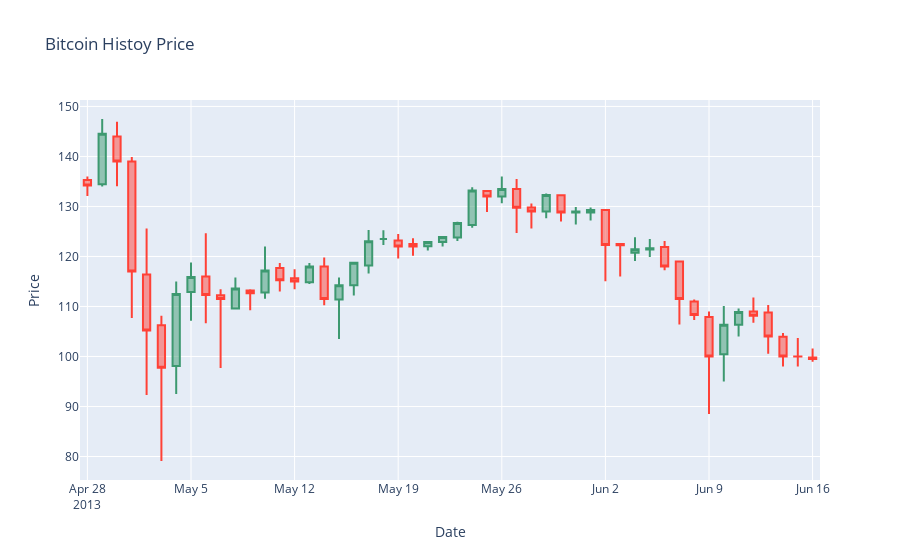

Source (notebook cell):
### Code cell
fig = go.Figure(data = trace, layout = layout)
fig.update_layout(xaxis_rangeslider_visible = False)
fig.show()
